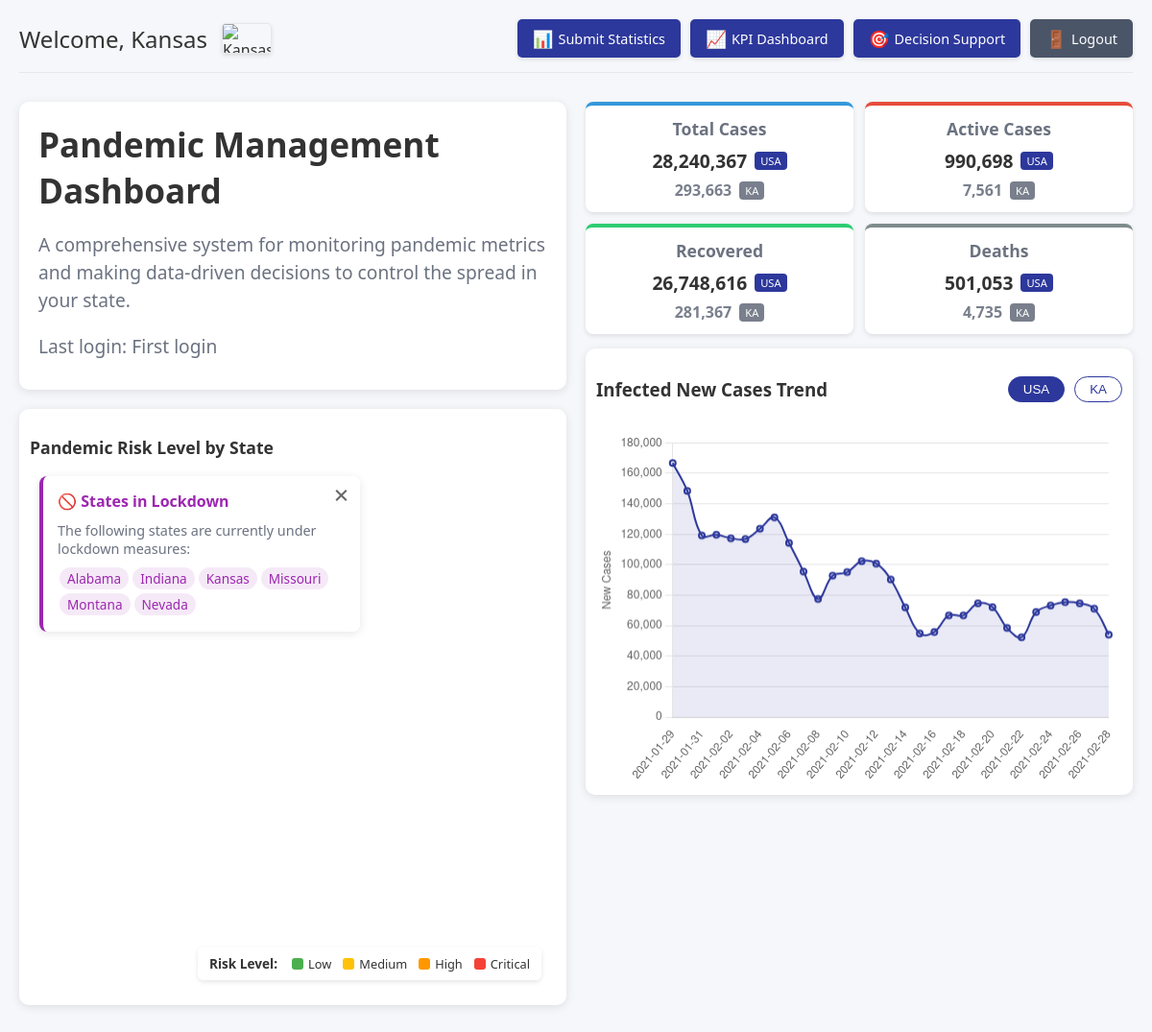
The page /dashboard (signed in) on the database as committed earlier.
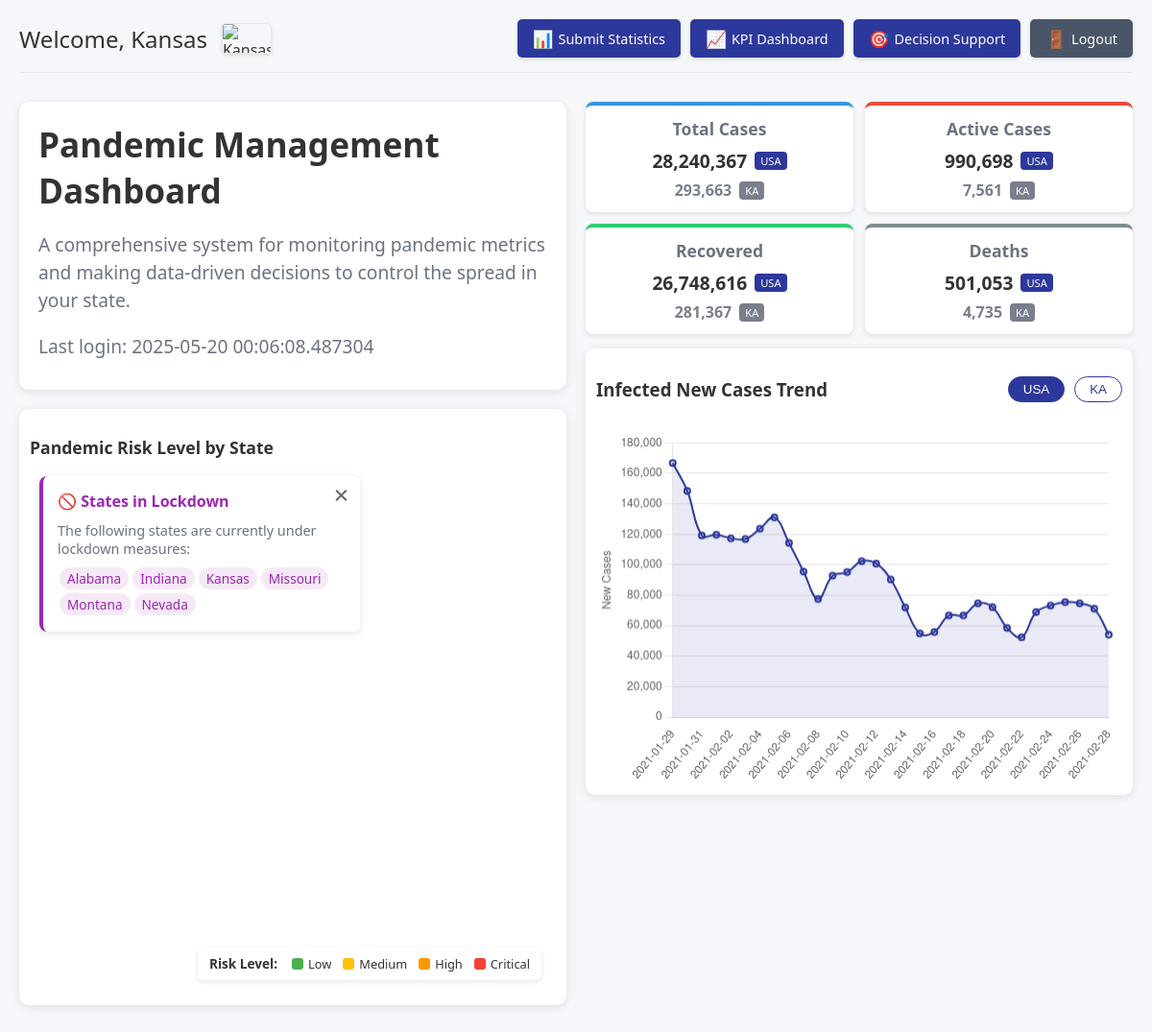
The same page on the database as committed later.
### back-end/app/models.py (models this page shows, shortened)
class User(UserMixin, db.Model):
    id = db.Column(db.Integer, primary_key=True)
    username = db.Column(db.String(64), index=True, unique=True)
    email = db.Column(db.String(120), index=True, unique=True)
    password_hash = db.Column(db.String(128))
    state_name = db.Column(db.String(50), default="New York")  # User's associated state
    last_login = db.Column(db.DateTime)  # Track user's last login time

### back-end/app/main/routes.py (the view)
@bp.route('/dashboard')
@login_required
def dashboard():
    latest_data_query = PandemicData.query.with_entities(
        PandemicData.state,
        func.max(PandemicData.date).label('max_date')
    ).group_by(PandemicData.state).subquery()
    latest_data = PandemicData.query.join(
        latest_data_query,
        (PandemicData.state == latest_data_query.c.state) &
        (PandemicData.date == latest_data_query.c.max_date)
    ).all()
    national_data = latest_data  # Use the latest data from each state
    if national_data:
        total_cases = sum(data.positive for data in national_data)
        total_deaths = sum(data.death for data in national_data)
        latest_date = max(data.date for data in national_data)
        fourteen_days_ago = latest_date - timedelta(days=14)
        daily_data = PandemicData.query.filter(
            PandemicData.date >= fourteen_days_ago
        ).order_by(PandemicData.date).all()
        active_cases = 0
        recovered = 0
        state_data = {}
        for data in daily_data:
            if data.state not in state_data:
                state_data[data.state] = []
            state_data[data.state].append(data)
        for state, state_records in state_data.items():
            state_records.sort(key=lambda x: x.date)
            state_active = sum(record.positiveIncrease for record in state_records)
            state_total = state_records[-1].positive
            state_deaths = state_records[-1].death
            state_recovered = state_total - state_active - state_deaths
            active_cases += state_active
            recovered += state_recovered
        state_data = None
        for data in national_data:
            if data.state.lower() == current_user.state_name.lower():
                state_data = data
                break
        latest_prediction = Prediction.query.filter_by(
            state=current_user.state_name
        ).order_by(desc(Prediction.date)).first()
        if state_data:
            state_daily_data = PandemicData.query.filter(
                PandemicData.date >= fourteen_days_ago,
                PandemicData.state == state_data.state
            ).order_by(PandemicData.date).all()
            state_active_cases = sum(record.positiveIncrease for record in state_daily_data)
            state_total_cases = state_data.positive
            state_deaths = state_data.death
            state_recovered = state_total_cases - state_active_cases - state_deaths
        else:
            state_total_cases = 0
            state_deaths = 0
            state_active_cases = 0
            state_recovered = 0
        latest_date = PandemicData.query.with_entities(func.max(PandemicData.date)).scalar()
        thirty_days_ago = latest_date - timedelta(days=30)
        daily_data = PandemicData.query.filter(
            PandemicData.date >= thirty_days_ago
        ).order_by(PandemicData.date).all()
        daily_cases_by_date = defaultdict(lambda: {'usa_cases': 0, 'usa_deaths': 0, 'state_cases': 0, 'state_deaths': 0})
        for data in daily_data:
            date_str = data.date.strftime('%Y-%m-%d')
            daily_cases_by_date[date_str]['usa_cases'] += data.positiveIncrease
            daily_cases_by_date[date_str]['usa_deaths'] += data.deathIncrease
            if data.state.lower() == current_user.state_name.lower():
                daily_cases_by_date[date_str]['state_cases'] += data.positiveIncrease
                daily_cases_by_date[date_str]['state_deaths'] += data.deathIncrease
        national_daily_cases = [
            {
                'date': date,
                'usa_cases': data['usa_cases'],
                'usa_deaths': data['usa_deaths'],
                'state_cases': data['state_cases'],
                'state_deaths': data['state_deaths']
            }
            for date, data in sorted(daily_cases_by_date.items())
        ]
        latest_recommendations = {}
        for state in [data.state for data in latest_data]:
            recommendation = Recommendation.query.filter_by(
                state=state
            ).order_by(desc(Recommendation.date)).first()
            if recommendation:
                latest_recommendations[state] = recommendation
        covid_data = {}
        for data in latest_data:
            recommendation = latest_recommendations.get(data.state)
            if recommendation:
                risk_level = "Low"
                if recommendation.risk_level >= 50:
                    risk_level = "Critical"
                elif recommendation.risk_level >= 30:
                    risk_level = "High"
                elif recommendation.risk_level > 25:
                    risk_level = "Medium"
                is_confined = recommendation.confinement_level in ['Selective', 'Strict', 'Immediate']
                covid_data[data.state] = {
                    'total_cases': data.positive,
                    'active_cases': int(data.positive * 0.15),  # Estimate active cases
                    'deaths': data.death,
                    'risk_level': risk_level,
                    'abbr': get_state_abbreviation(data.state),
                    'is_confined': is_confined,
                    'trend': "Stable"  # Default trend
                }
        class NationalData:
            def __init__(self, total_cases, active_cases, deaths, recovered, state_data=None):
                self.total_cases = total_cases
                self.active_cases = active_cases
                self.deaths = deaths
                self.recovered = recovered
                self.state_total_cases = state_data['total_cases'] if state_data else 0
                self.state_active_cases = state_data['active_cases'] if state_data else 0
                self.state_deaths = state_data['deaths'] if state_data else 0
                self.state_recovered = state_data['recovered'] if state_data else 0
        national_data_obj = NationalData(
            total_cases=total_cases,
            active_cases=active_cases,
            deaths=total_deaths,
            recovered=recovered,
            state_data={
                'total_cases': state_total_cases,
                'active_cases': state_active_cases,
                'deaths': state_deaths,
                'recovered': state_recovered
            }
        )
        return render_template(
            'main/dashboard.html',
            covid_data=covid_data,
            national_data=national_data_obj,
            national_daily_cases=national_daily_cases,
            latest_prediction=latest_prediction
        )
    return render_template('main/dashboard.html', covid_data={}, national_daily_cases=[])

### front-end/templates/main/dashboard.html (shortened to what this page needs)
<!DOCTYPE html>
<html lang="en">
<head>
</head>
<body>
    <div class="dashboard-container">
        <div class="header">
            <div class="welcome-container">
                <div class="welcome-message">Welcome, {{ current_user.state_name }}</div>
                <img
                    src="https://flagcdn.com/48x36/us-{{ current_user.state_name|lower|replace(' ', '') }}.png"
                    srcset="https://flagcdn.com/96x72/us-{{ current_user.state_name|lower|replace(' ', '') }}.png 2x,
                           https://flagcdn.com/144x108/us-{{ current_user.state_name|lower|replace(' ', '') }}.png 3x"
                    width="48"
                    height="36"
                    alt="{{ current_user.state_name }} flag"
                    class="state-flag"
                    onerror="this.onerror=null; this.src='https://flagcdn.com/48x36/us.png'; this.srcset='https://flagcdn.com/96x72/us.png 2x, https://flagcdn.com/144x108/us.png 3x';"
                >
            </div>
            <div class="header-actions">
                <a href="{{ url_for('stats.daily_stats') }}" class="btn btn-primary">
                    <span class="btn-icon">📊</span>
                    Submit Statistics
                </a>
                <a href="{{ url_for('main.kpi_dashboard') }}" class="btn btn-primary">
                    <span class="btn-icon">📈</span>
                    KPI Dashboard
                </a>
                <a href="{{ url_for('main.decision_support') }}" class="btn btn-primary">
                    <span class="btn-icon">🎯</span>
                    Decision Support
                </a>
                <a href="{{ url_for('auth.logout') }}" class="btn btn-secondary">
                    <span class="btn-icon">🚪</span>
                    Logout
                </a>
            </div>
        </div>
        {% if national_data %}
        <div class="dashboard-grid">
            <div class="dashboard-left">
                <div class="dashboard-info">
                    <h2>Pandemic Management Dashboard</h2>
                    <p>A comprehensive system for monitoring pandemic metrics and making data-driven decisions to control the spread in your state.</p>
                    <p>Last login: {{ current_user.last_login or 'First login' }}</p>
                </div>
                <div class="dashboard-card">
                    <h3 class="map-title">Pandemic Risk Level by State</h3>
                    <div class="map-container">
                        <div id="us-map"></div>
                        <div class="legend">
                            <div class="legend-title">Risk Level:</div>
                            <div class="legend-items">
                                <div class="legend-item">
                                    <div class="legend-color" style="background-color: #4CAF50;"></div>
                                    <div class="legend-label">Low</div>
                                </div>
                                <div class="legend-item">
                                    <div class="legend-color" style="background-color: #FFC107;"></div>
                                    <div class="legend-label">Medium</div>
                                </div>
                                <div class="legend-item">
                                    <div class="legend-color" style="background-color: #FF9800;"></div>
                                    <div class="legend-label">High</div>
                                </div>
                                <div class="legend-item">
                                    <div class="legend-color" style="background-color: #F44336;"></div>
                                    <div class="legend-label">Critical</div>
                                </div>
                            </div>
                        </div>
                    </div>
                </div>
            </div>
            <div class="dashboard-right">
                <div class="stats-container">
                    <div class="stat-box total">
                        <div class="stat-title">Total Cases</div>
                        <div class="stat-main">
                            {{ "{:,}".format(national_data.total_cases) }}
                            <span class="stat-label">USA</span>
                        </div>
                        <div class="stat-secondary">
                            {{ "{:,}".format(national_data.state_total_cases) }}
                            <span class="stat-label">{{ current_user.state_name[:2]|upper }}</span>
                        </div>
                    </div>
                    <div class="stat-box active">
                        <div class="stat-title">Active Cases</div>
                        <div class="stat-main">
                            {{ "{:,}".format(national_data.active_cases) }}
                            <span class="stat-label">USA</span>
                        </div>
                        <div class="stat-secondary">
                            {{ "{:,}".format(national_data.state_active_cases) }}
                            <span class="stat-label">{{ current_user.state_name[:2]|upper }}</span>
                        </div>
                    </div>
                    <div class="stat-box recovered">
                        <div class="stat-title">Recovered</div>
                        <div class="stat-main">
                            {{ "{:,}".format(national_data.recovered) }}
                            <span class="stat-label">USA</span>
                        </div>
                        <div class="stat-secondary">
                            {{ "{:,}".format(national_data.state_recovered) }}
                            <span class="stat-label">{{ current_user.state_name[:2]|upper }}</span>
                        </div>
                    </div>
                    <div class="stat-box deaths">
                        <div class="stat-title">Deaths</div>
                        <div class="stat-main">
                            {{ "{:,}".format(national_data.deaths) }}
                            <span class="stat-label">USA</span>
                        </div>
                        <div class="stat-secondary">
                            {{ "{:,}".format(national_data.state_deaths) }}
                            <span class="stat-label">{{ current_user.state_name[:2]|upper }}</span>
                        </div>
                    </div>
                </div>
                <div class="dashboard-card">
                    <div class="chart-header">
                        <h3>Infected New Cases Trend</h3>
                        <div class="chart-selector">
                            <button class="selector-btn active" data-view="usa">USA</button>
                            <button class="selector-btn" data-view="state">{{ current_user.state_name[:2]|upper }}</button>
                        </div>
                    </div>
                    <canvas id="casesChart" height="200"></canvas>
                </div>
            </div>
        </div>
        {% endif %}
    </div>
</body>
</html>

Rows that differ between the two databases and show on the page:
changed User "Kansas": last_login "First login" → "2025-05-20 00:06:08.487304"
